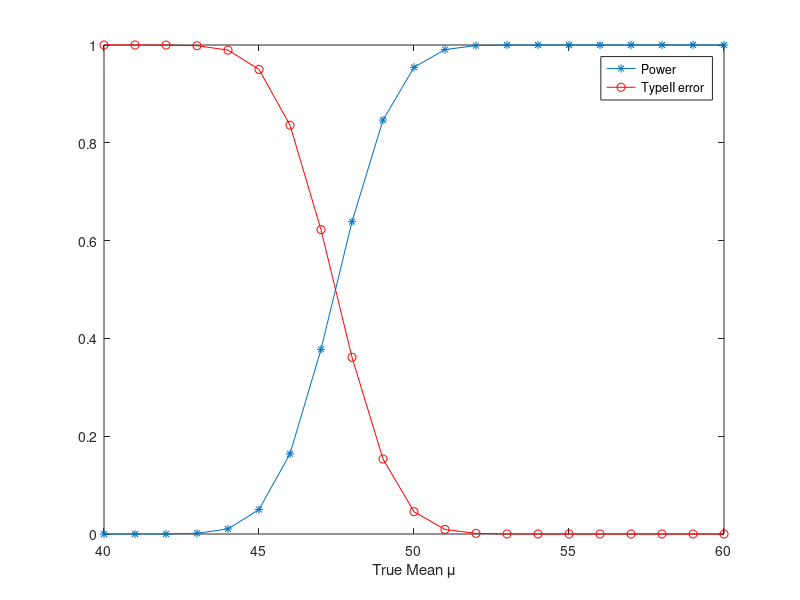

Recreate this plot in MATLAB.
% Get several values for the mean under the alternative
% hypothesis. Note that we are getting some values
% below the null hypothesis.
mualt = 40:60;

% Note the critical value:
cv = 1.645;
% Note the standard deviation for x-bar:
sig = 1.5;
% It's easier to use the unstandardized version, 
% so convert:
ct = cv*1.5 + 45;

% Get a vector of ct values that is 
% the same size as mualt.
ctv = ct*ones(size(mualt));
% Now get the probabilities to the left of this value.
% These are the probabilities of the Type II error.
beta = normcdf(ctv,mualt,sig);

% To get the power: 1-beta
pow = 1 - beta;

% Plot both Power and Type II error
plot(mualt,pow,'*-',mualt,beta,'ro-')
xlabel('True Mean \mu')
legend('Power','TypeII error')
